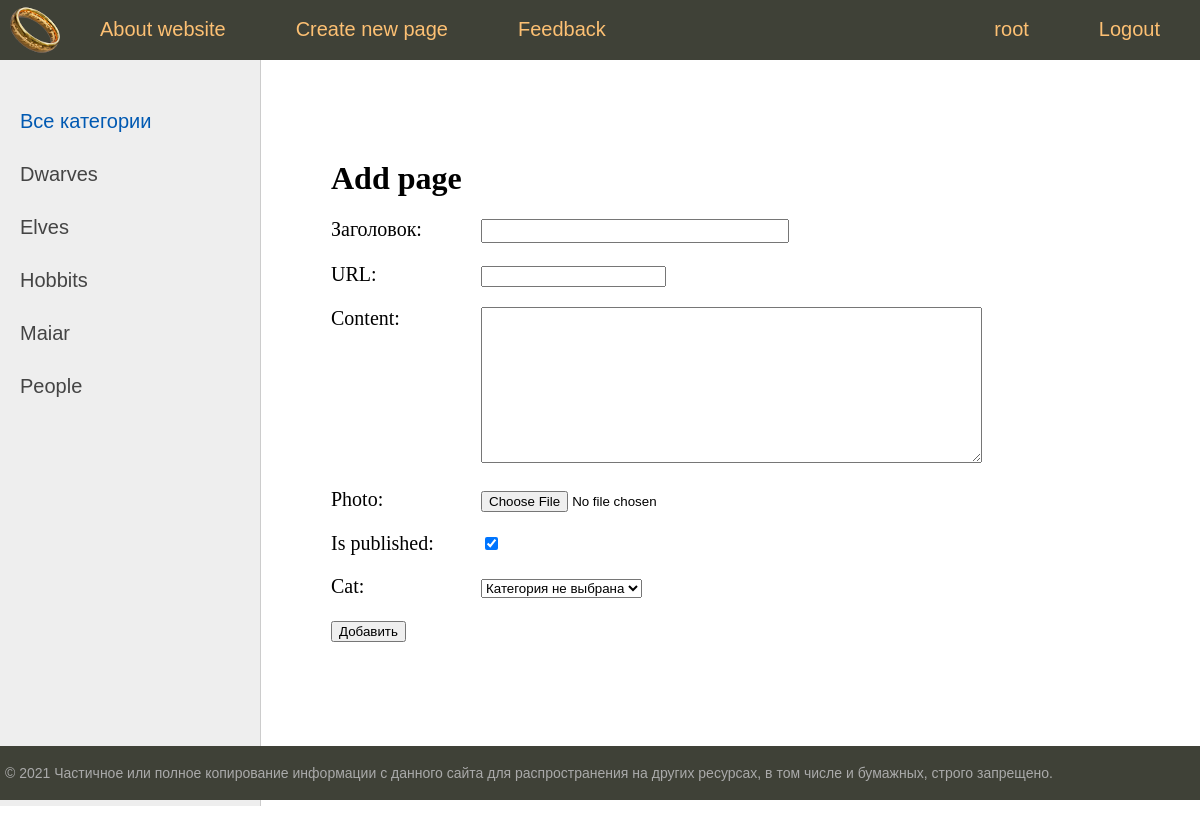
Screenshot of /addpage (signed in) with the database file from the repository.
### character/models.py (models this page shows)
class Category(models.Model):
    name = models.CharField(max_length=100, db_index=True)
    slug = models.SlugField(max_length=255, unique=True, db_index=True, verbose_name="URL")
    def __str__(self):
        return self.name
    def get_absolute_url(self):
        return reverse("category", kwargs={"cat_slug": self.slug})
    class Meta:
        verbose_name = 'Категории'
        verbose_name_plural = 'Категории'
        ordering = ('id',)

### character/views.py (the view)
# urls.py: path('addpage', AddPage.as_view(), name='add_page'),
class AddPage(LoginRequiredMixin, DataMixin, CreateView):
    form_class = AddPostForm
    template_name = 'character/addpage.html'
    success_url = reverse_lazy('home')
    login_url = reverse_lazy('home')
    raise_exception = True
    def get_context_data(self, object_list=None, **kwargs):
        context = super().get_context_data(**kwargs)
        c_def = self.get_user_context(title="Add page")
        context.update(c_def)
        return context

### character/forms.py (shortened to what this page needs)
class AddPostForm(forms.ModelForm):
    def __init__(self, *args, **kwargs):
        super().__init__(*args, **kwargs)
        self.fields['cat'].empty_label = "Категория не выбрана"
    class Meta:
        model= Characters
        fields = ['title', 'slug', 'content', 'photo', 'is_published', 'cat']
        widgets = {
            'title': forms.TextInput(attrs={'class': 'form-input'}),
            'content': forms.Textarea(attrs={'cols': 60, 'rows': 10})
        }

### character/templatetags/character_tags.py (called while the page is built)
@register.simple_tag(name='getcats')
def get_categories(filter=None):
    if not filter:
        return Category.objects.all()
    else:
        return Category.objects.filter(pk=filter)

@register.inclusion_tag('character/menu.html')
def show_menu():
    menu = [{'title': "About website", 'url_name': 'about'},
        {'title': "Create new page", 'url_name': 'add_page'},
        {'title': "Feedback", 'url_name': 'feedback'}
            ]
    menu2 = [
        {'title': "Register", 'url_name': 'register'},
        {'title': "Login", 'url_name': 'login'}
            ]
    return {"menu": menu}

### character/utils.py (called while the page is built)
    def get_user_context(self, **kwargs):
        context = kwargs
        cats = Category.objects.annotate(Count('characters'))
        context['cats'] = cats
        if 'cat_selected' not in context:
            context['cat_selected'] = 0
        return context

### character/templates/character/addpage.html (shortened to what this page needs)
{% extends 'character/base.html' %}
{% block content %}
<h1>{{title}}</h1>
<form action="{% url 'add_page' %}" method="post" enctype="multipart/form-data">
{% for f in form %}
<p><label class="form-label" for="{{ f.id_for_label }}">{{f.label}}: </label>{{ f }}</p>
{% endfor %}
    <button type="submit">Добавить</button>
</form>
{% endblock %}

### character/templates/character/base.html (shortened to what this page needs)
{% load static %}
{% load character_tags %}
<!DOCTYPE html>
<html>
<head>
	<link type="text/css" href="{% static 'character/css/styles.css' %}" rel="stylesheet" />
</head>
<body>
<table class="table-page" border=0 cellpadding="0" cellspacing="0">
<tr><td valign=top>
{% block mainmenu %}
		<div class="header">
			<ul id="mainmenu" class="mainmenu">
			<li class="logo"><a href="{% url 'home' %}"><div class="logo"></div></a></li>
			{% show_menu %}
			{% if request.user.is_authenticated %}
			<li class="last"><a href="{% url 'logout' %}">Logout</a></li>
			<li class="last">{{ user.username }}</a></li>
			{% else %}
			<li class="last"><a href="{% url 'register' %}">Register</a></li>
			<li class="last"><a href="{% url 'login' %}">Login</a></li>
			{% endif %}
			</ul>
		</div>
{% endblock mainmenu %}
<table class="table-content" border=0 cellpadding="0" cellspacing="0">
<tr>
	<td valign="top" class="left-chapters">
	<ul id="leftchapters">
{% if cat_selected == 0 %}
		<li class="selected">Все категории</li>
{% else %}
		<li><a href="{% url 'home' %}">Все категории</a></li>
{% endif %}
{% for c in cats %}
{% if c.characters__count > 0 %}
		{% if c.pk == cat_selected %}
		    <li class="selected">{{c.name}}</li>
		{% else %}
			<li><a href="{{ c.get_absolute_url }}">{{c.name}}</a></li>
		{% endif %}
{% endif %}
{% endfor %}
	</ul>
</td>
<td valign="top" class="content">
	<div class="content-text">
{% block content %}
{% endblock %}
	</div>
</td></tr></table>
</td></tr>
<tr><td valign=top>
	<div id="footer">
		<p>&copy; 2021 Частичное или полное копирование информации с данного сайта для распространения на других ресурсах, в том числе и бумажных, строго запрещено.</p>
	</div>
</td></tr></table>
</body>
</html>

### character/static/character/css/styles.css (style rules this page uses)
html, body { font-family: 'Arial'; margin: 0; padding: 0; height: 100%; width: 100%; color: #444; }
a { color: #0059b2; text-decoration: none; }
.table-page { width: 100%; height: 100%; vertical-align: top; }
.table-page tr { height: 100%; }
.header { background: #3F4137; height: 60px; }
.logo { background: url('../images/logo.png') no-repeat 10px 5px; width: 70px; height: 60px; }
ul.mainmenu { list-style: none; margin: 0; padding: 0; height: 60px; color: #fdc073; font-size: 20px; overflow: hidden; }
ul.mainmenu li { float: left; margin: 18px 40px 0 30px; }
ul.mainmenu li.logo { margin: 0; }
ul.mainmenu li.last { float: right; }
ul.mainmenu li a { color: #fdc073; text-decoration: none; }
.table-content { width: 100%; min-height: 100%; height: 100%; }
.left-chapters { margin: 0; background: #eee; border-right: 1px solid #ccc; min-height: 100%; }
.left-chapters ul { width: 230px; min-height: 100%; margin: 0; padding: 20px 10px 10px 20px; list-style: none; font-size: 20px; }
.left-chapters ul li { margin: 30px 0 0 0; color: #999; }
.left-chapters ul li.selected { color: #0059b2; }
.left-chapters ul li a { color: #444; text-decoration: none; }
.content { padding: 40px 20px 20px 40px; width: 100%; box-sizing: border-box; }
.content-text { margin: 60px 0 0 30px; color: #000; font-size: 20px; font-family: Yandex Sans Display Light; }
.content-text h1 { font-size: 32px; }
#footer { box-sizing: border-box; background: #3F4137; padding: 5px; color: #aaa; font-size: 14px; font-family: Verdana, Geneva, Arial, Helvetica; text-align: left; overflow: hidden; }
.form-input { width: 300px; font-size: 16px; }
.form-label { display: inline-block; min-width: 150px; vertical-align: top; }

### rows the page displays
Category: name "Dwarves"
Category: name "Elves"
Category: name "Hobbits"
Category: name "Maiar"
Category: name "People"

### other values shown
{{ m.title }} "About website" "Create new page" "Feedback"
{{ user.username }} "root"
{{ title }} "Add page"
{{ f.label }} "Заголовок" "URL" "Content" "Photo" "Is published" "Cat"
